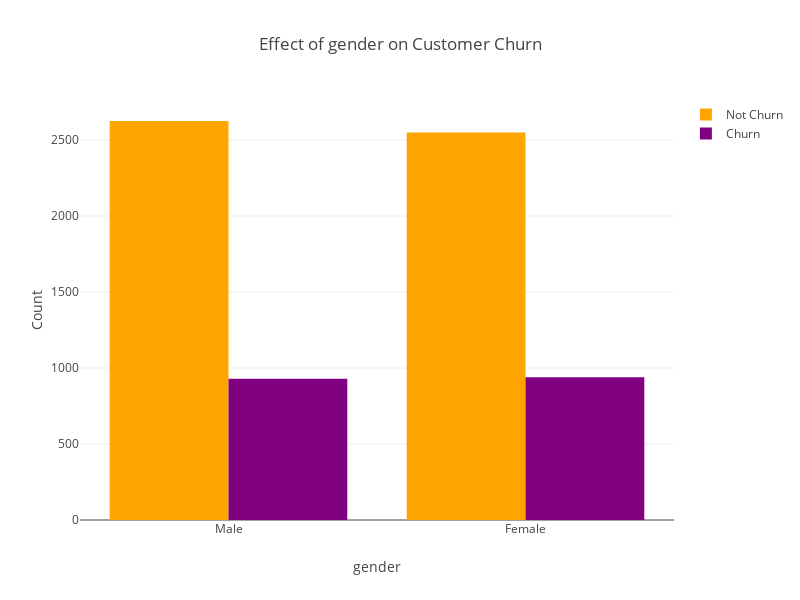

Notebook code for this chart:
### Code cell
#Comparison of churn between male and female
bar_plot('gender',data)

### Figure 1 — Plotly figure (JSON) as saved in the notebook; plotly's stock layout.template omitted (floating-point values rounded to 4 significant figures)
{"data": [{"marker": {"color": "orange"}, "name": "Not Churn", "type": "bar", "uid": "eefe1913-7c9d-4723-9137-1cf47dca6a10", "x": ["Male", "Female"], "y": [2625, 2549]}, {"marker": {"color": "purple"}, "name": "Churn", "type": "bar", "uid": "6d896d81-151b-4ca3-aaf7-a9aab8247679", "x": ["Male", "Female"], "y": [930, 939]}], "layout": {"barmode": "group", "height": 600, "title": {"text": "Effect of gender on Customer Churn"}, "width": 800, "xaxis": {"title": {"text": "gender"}}, "yaxis": {"title": {"text": "Count"}}}}
